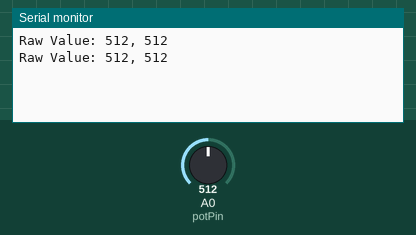
Recording of a sketch running on a simulated Arduino Uno, built with avr-gcc and run on an emulated ATmega328P. Shown: the last lines printed to the serial monitor. Inputs (shaded band) come from the test bench; at power-on: A0 (potPin) = 512.

Above: at 1.8 s.
1.9 s: A0 (potPin) set to 716
At 2.8 s:
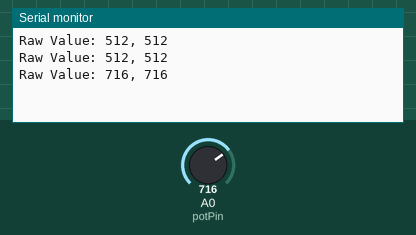
3.4 s: A0 (potPin) set to 900
At 4.8 s:
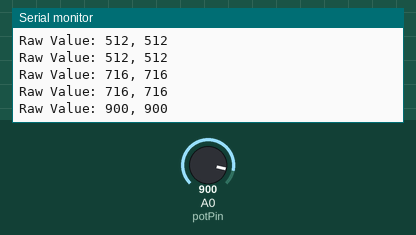
Timing chart, 0 to 6.4 s (numbered marks = the images above; inputs shaded):
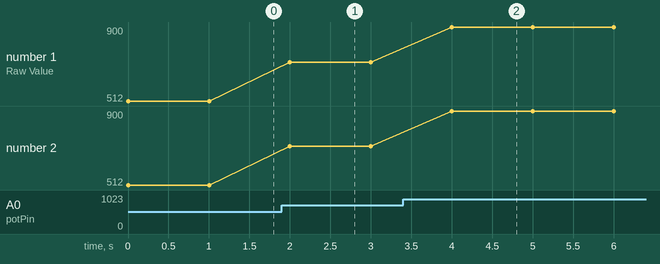

Measured:
- after the input at 1.9 s, the serial monitor: prints a new line after 0.10 s (image 1)
- after the input at 3.4 s, the serial monitor: prints a new line after 0.60 s (image 2)
- plotted number 1: 512 → 716 after the input at 1.9 s, 716 → 900 after the input at 3.4 s
- plotted number 2: 512 → 716 after the input at 1.9 s, 716 → 900 after the input at 3.4 s

The sketch:

ex01.ino
```cpp
const int potPin = A0;
int potValue = 0;

void setup()
{
  Serial.begin(9600);
}

void loop()
{
  potValue = analogRead(potPin);
  Serial.print("Raw Value: ");
  Serial.print(potValue);
  Serial.print(", ");
  Serial.println(potValue);
  delay(1000);
}
```
